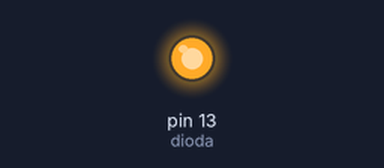
Simulated run of this sketch. Board: Arduino Uno, built with avr-gcc and run on an emulated ATmega328P. On the bench: output pins drawn as LEDs (lit = HIGH).

Above: at 0.15 s.
At 8.5 s:
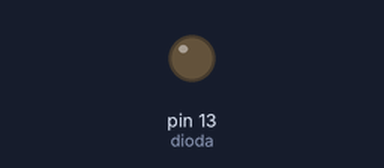
Timing chart, 0 to 12.9 s (numbered marks = the images above):
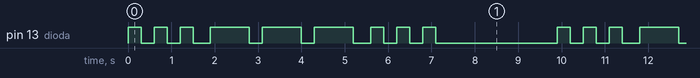

The sketch:

arduinokod.ino
```cpp
int dioda = 13;
int szybkie = 300;
int opoznione = 900;

void setup()
{
    pinMode(dioda, OUTPUT);
}

void zadanie(int predkosc)
{
  digitalWrite(dioda, HIGH);
  delay(predkosc);
  digitalWrite(dioda, LOW);
  delay(szybkie);
}

void loop()
{
   for (int x = 1; x <= 3; x++)
  {
    zadanie(szybkie);
  }
  delay(100);
  for (int x = 1; x <= 3; x++)
  {
    zadanie(opoznione);
  }
  delay(100);
  for (int x = 1; x <= 3; x++)
  {
    zadanie(szybkie);
  }
  delay(2500);
}
```

Measured:
- by itself, pin 13 (dioda): repeats every 9.9 s: 2 × (LOW 0.30 s, HIGH 0.30 s), LOW 0.40 s, 2 × (HIGH 0.90 s, LOW 0.30 s), HIGH 0.90 s, LOW 0.40 s, 2 × (HIGH 0.30 s, LOW 0.30 s), HIGH 0.30 s, LOW 2.8 s, HIGH 0.30 s
- by itself, everything shown: repeats every 9.9 s, in 18 steps
